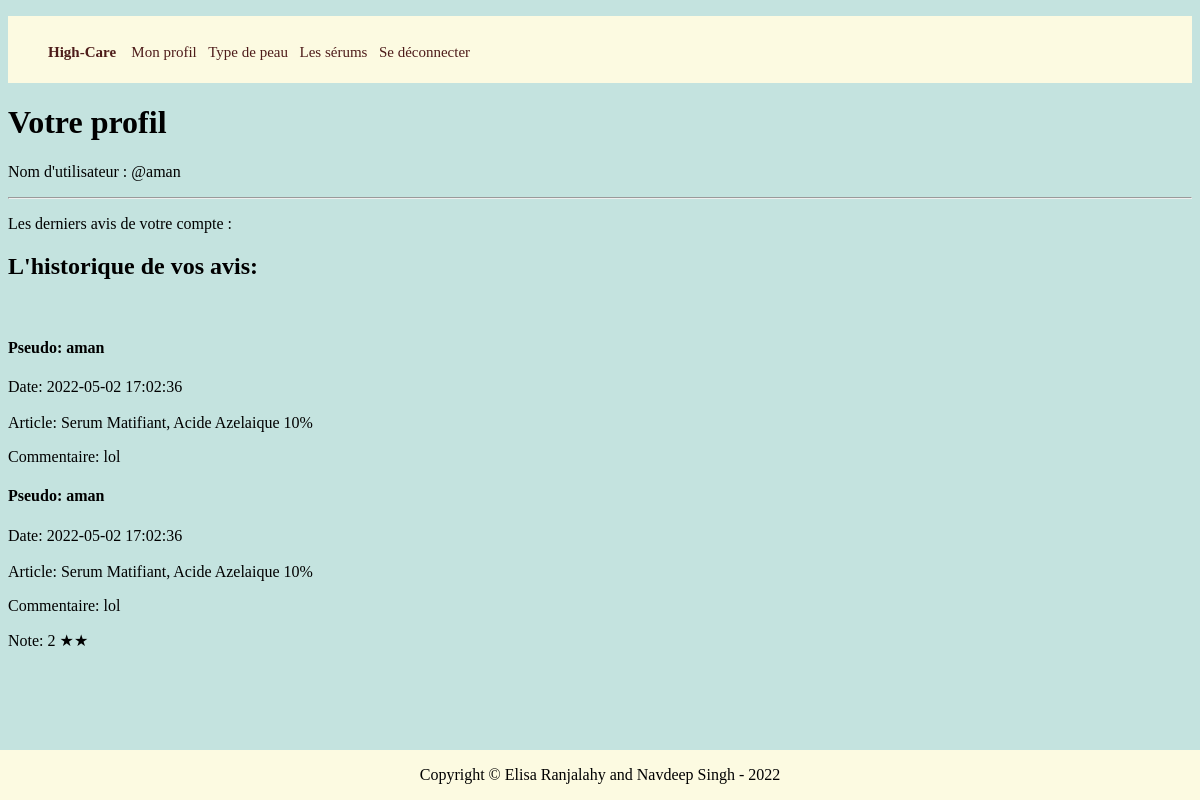
The app's page /page_profil.php (signed in) with its own data.
### tables this page shows
CREATE TABLE `avis` (
  `id` int(11) NOT NULL,
  `articleId` int(11) NOT NULL,
  `utilisateurId` int(11) NOT NULL,
  `comment` text NOT NULL,
  `note` int(11) DEFAULT NULL,
  `date` datetime NOT NULL
);

CREATE TABLE `utilisateurs` (
  `id` int(11) NOT NULL,
  `pseudo` varchar(100) NOT NULL,
  `email` varchar(100) NOT NULL,
  `password` text NOT NULL,
  `ip` varchar(20) NOT NULL,
  `date_inscription` datetime NOT NULL DEFAULT current_timestamp(),
  `admin` int(11) NOT NULL DEFAULT 0
);

CREATE TABLE `articles` (
  `id` int(11) NOT NULL,
  `titre` varchar(100) NOT NULL,
  `marque` varchar(100) NOT NULL,
  `peau` varchar(100) NOT NULL,
  `description` text NOT NULL,
  `imageUrl` text NOT NULL,
  `date` datetime NOT NULL
);

### functions.php (called while the page is built, shortened)
<?php
function getReviewsByUser($id)
{
    require('database.php');
    $req = $bdd->prepare('SELECT * FROM avis INNER JOIN utilisateurs ON utilisateurs.id = avis.utilisateurId INNER JOIN articles ON articles.id = avis.articleId WHERE utilisateurId = ? ORDER BY avis.date DESC');
    $req->execute(array($id));
    $data = $req->fetchAll(PDO::FETCH_OBJ);
    return $data;
}

### page_profil.php (the view, shortened to what this page needs)
<?php
require_once('functions.php');
  if($_SESSION['user']['admin'] ==  1) {
	 header('Location:page_admin.php');
  }else{
	$avisUtilisateur = getReviewsByUser($_SESSION['user']['id']);
  }
?>
<!DOCTYPE html>
<html>
  <head>
    <?php include 'include/head.php';?>
  </head>
  <body>
    <header>
		  <?php
            if(isset($_SESSION['user'])){
              include'include/navbarCo.php';
            }else{
              include'include/navbarIndex.php';
            }
            ?>
    </header>
    <div>
      <h1>Votre profil</h1>
      <p>Nom d'utilisateur : @<?php echo $_SESSION['user']['pseudo']; ?></p>
      <hr/>
      <p>Les derniers avis de votre compte : </p>
    </div>
	<div>
	<h2>L'historique de vos avis:</h2>
	<?php foreach($avisUtilisateur as $avi):?>
        <h4>Pseudo: <?= $avi->pseudo ?></h4>
        <time>Date: <?= $avi->date ?></time>
        <br><br>
        <time>Article: <?= $avi->titre ?></time>
        <p>Commentaire: <?= $avi->comment ?></p>
        <?php if($avi->note == null) {
          ?> <p></p> <?php
        }
        else if($avi->note == 1) {
             ?> <p>Note: 1 ★</p> <?php
        }
        else if($avi->note == 2) {
             ?> <p>Note: 2 ★★</p> <?php
        }
        ?>
      <?php endforeach; ?>
	</div>
  <footer class="footer">
        <p>Copyright &copy; Elisa Ranjalahy and Navdeep Singh - 2022</p>
  </footer>
</body>
</html>

### include/head.php (shortened to what this page needs)
<!DOCTYPE html>
<html>
<head>
    <link rel="stylesheet" type="text/css" href="css/styleindex.css">
</head>

### include/navbarCo.php
<nav class="menu">
			<ul>
				<li class="btn">
				<h2>
				<a class="btn" href="index.php">High-Care&nbsp</a></h2></li>
				<?php
            if(isset($_SESSION['user']))
            {
              ?>
			<li class="btn">
              <a class="btn" href="page_profil.php">&nbsp&nbspMon profil</a>
           </li>
           <li class="btn">
					<a href="typeDePeau.php">
						&nbsp&nbspType de peau
					</a>
				</li>
		   <li class="btn">
              <a class="btn" href="page_serums.php">&nbsp&nbspLes sérums</a>
           </li>
           <li class="btn">
              <a class="btn" href="deconnexion.php">&nbsp&nbspSe déconnecter</a>
           </li>
           <?php
            }
            ?>
			</ul>
		</nav>

### css/styleindex.css (style rules this page uses)
nav.menu ul li.btn { display: inline-block; }
nav.menu ul li.btn { list-style-type: none; }
nav.menu ul li.btn a { color: #3b0405; text-decoration: none; font-size: 15px; }
nav.menu ul li.btn h2 { color: #3b0405; text-decoration: none; }
header { background-color: #fcfae1; }
footer { background-color: #fcfae1; position: fixed; left: 0; bottom: 0; width: 100%; text-align: center; }
body { background-color: #c4e3df; padding-bottom: 100px; }
a { opacity: 0.9; color: grey; }

### records on screen
avis: utilisateurId.pseudo "aman", articleId.date "2022-05-02 17:02:36", articleId.titre "Serum Matifiant, Acide Azelaique 10%", comment "lol"
avis: utilisateurId.pseudo "aman", articleId.date "2022-05-02 17:02:36", articleId.titre "Serum Matifiant, Acide Azelaique 10%", comment "lol", note "Note: 2 ★★"

### other values on screen
$_SESSION['user']['pseudo'] "aman"
